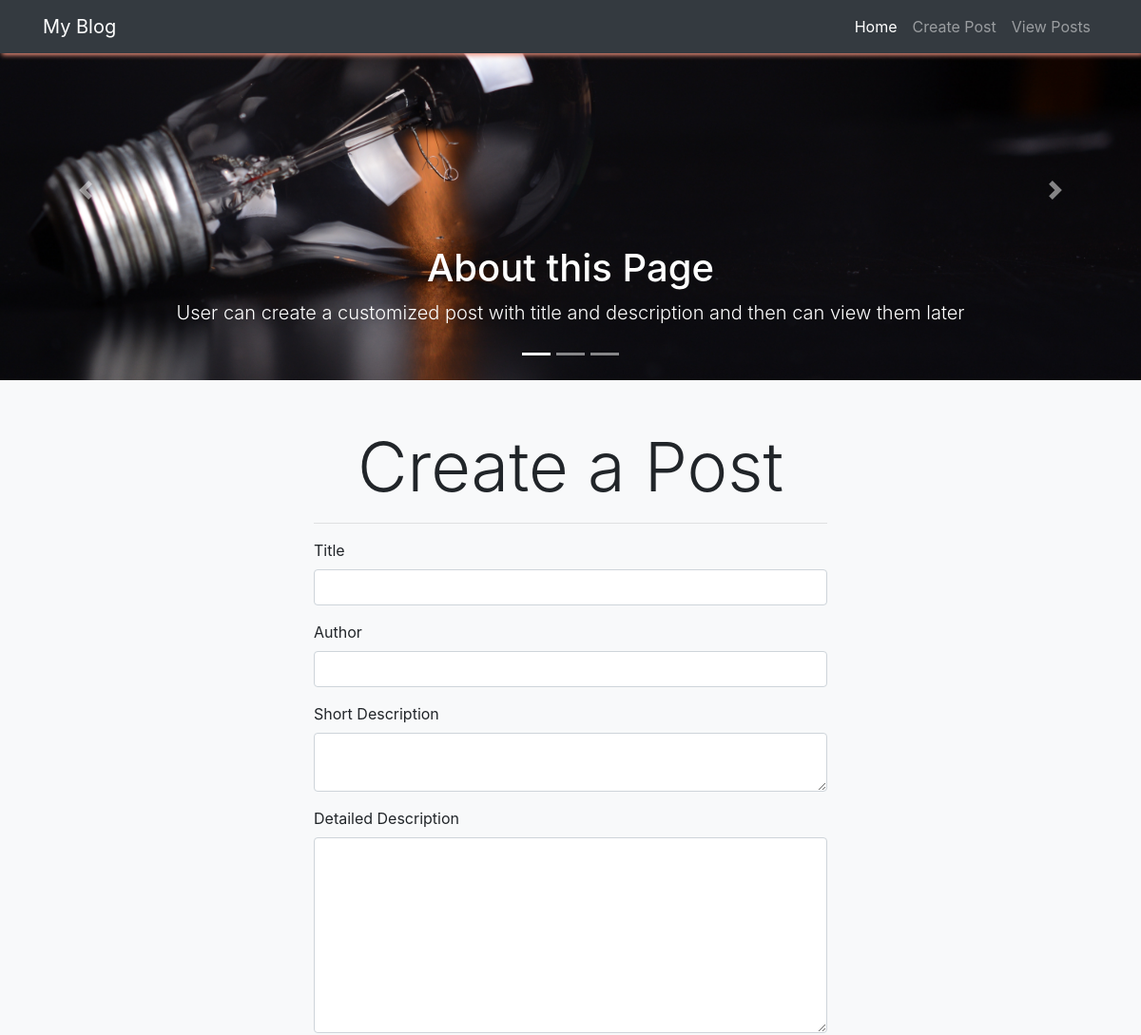
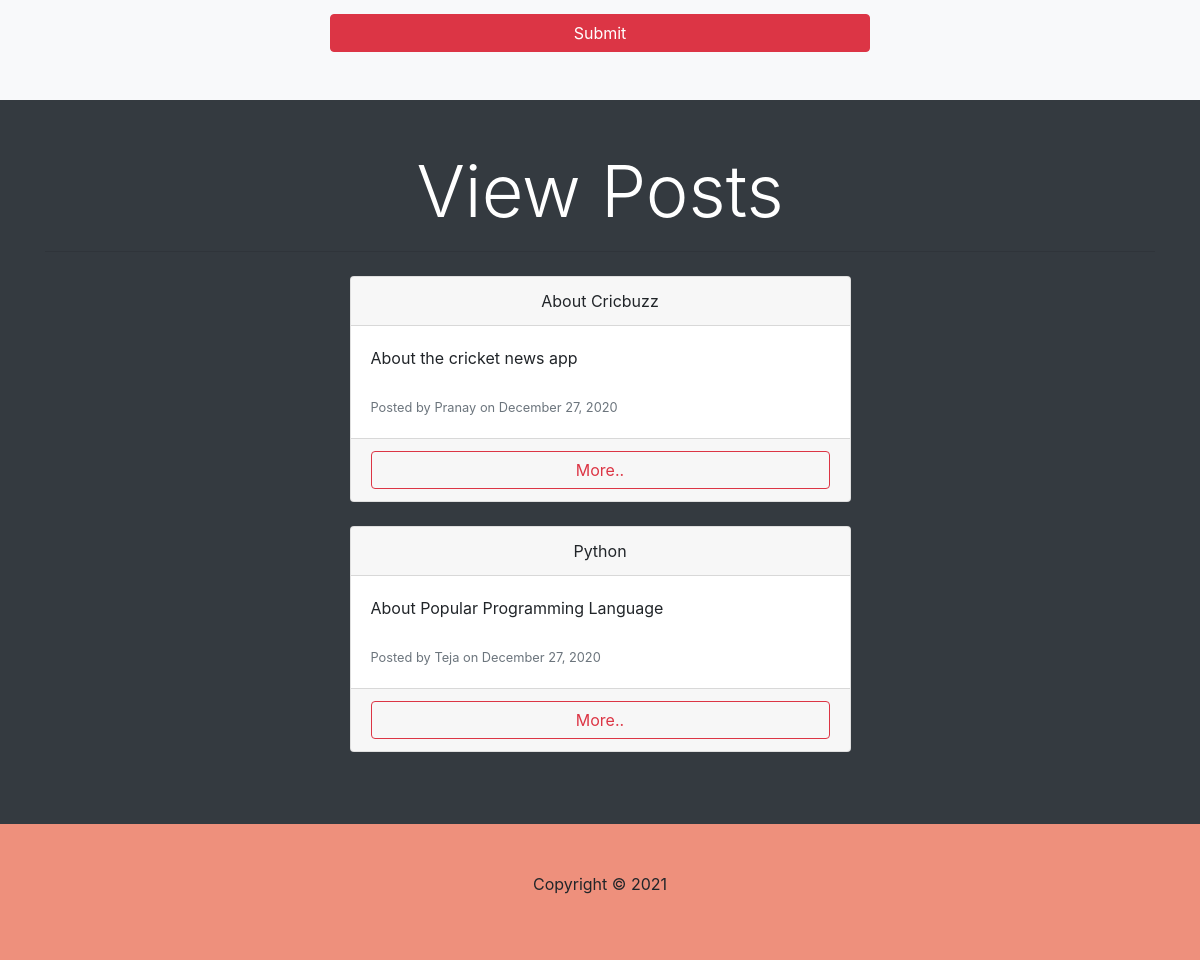
The page / on the database its author committed (2 pictures, top to bottom).
### app.py (models this page shows)
class Post(db.Model):
    id = db.Column(db.Integer, primary_key = True)
    author = db.Column(db.String(50), nullable = False)
    title = db.Column(db.String(50), nullable = False)
    short_description = db.Column(db.String(100), nullable = False)
    detailed_description = db.Column(db.Text)
    date_created = db.Column(db.DateTime, nullable=False, default_value = datetime.utcnow )

### app.py (the view)
@app.route('/', methods=['GET', 'POST'])
def home():
    posts = Post.query.order_by(Post.date_created).all()
    return render_template('home.html', posts=posts)

### templates/home.html (shortened to what this page needs)
{% extends 'base.html' %} {% block body %}
<section id="nav-section">
  <nav
    class="navbar navbar-expand-sm bg-dark navbar-dark fixed-top"
    id="main-nav"
  >
    <div class="container">
      <a href="" class="navbar-brand">My Blog</a>
      <div class="collapse navbar-collapse" id="navbarcollapse">
        <ul class="navbar-nav ml-auto">
          <li class="nav-item">
            <a href="#nav-section" class="nav-link">Home</a>
          </li>
          <li class="nav-item">
            <a href="#create_post" class="nav-link">Create Post</a>
          </li>
          <li class="nav-item">
            <a href="#view_posts" class="nav-link">View Posts</a>
          </li>
        </ul>
      </div>
    </div>
  </nav>
</section>
<section id="carousel">
  <div id="mycarousel" class="carousel slide" data-ride="carousel">
    <ol class="carousel-indicators">
      <li data-target="#mycarousel" data-slide-to="0" class="active"></li>
      <li data-target="#mycarousel" data-slide-to="1"></li>
      <li data-target="#mycarousel" data-slide-to="2"></li>
    </ol>
    <div class="carousel-inner">
      <div class="carousel-item carousel-img-1 active">
        <div class="container">
          <div class="carousel-caption">
            <h1>About this Page</h1>
            <p class="lead d-none d-sm-block">
              User can create a customized post with title and description and
              then can view them later
            </p>
          </div>
        </div>
      </div>
    </div>
    <a href="#mycarousel" class="carousel-control-prev" data-slide="prev">
      <span class="carousel-control-prev-icon"></span>
    </a>
    <a href="#mycarousel" class="carousel-control-next" data-slide="next">
      <span class="carousel-control-next-icon"></span>
    </a>
  </div>
</section>
<section id="create_post" class="py-5 bg-light">
  <div class="container">
    <div class="row">
      <div class="col-md-6 offset-md-3">
        <h1 class="display-3 text-center">Create a Post</h1>
        <hr />
        <form action="{{url_for('add_post')}}" method="POST">
          <div class="form-group">
            <label for="title">Title</label>
            <input type="text" class="form-control" id="title" name="title" />
          </div>
          <div class="form-group">
            <label for="author">Author</label>
            <input type="text" class="form-control" id="author" name="author" />
          </div>
          <div class="form-group">
            <label for="short_description">Short Description</label>
            <textarea
              class="form-control"
              id="short_description"
              name="short_description"
              id=""
              cols="10"
              rows="2"
            ></textarea>
          </div>
          <div class="form-group">
            <label for="detailed_description">Detailed Description</label>
            <textarea
              name="detailed_description"
              id="detailed_description"
              cols="10"
              rows="8"
              class="form-control"
            ></textarea>
          </div>
          <button id="submit" class="btn btn-block btn-danger">Submit</button>
        </form>
      </div>
    </div>
  </div>
</section>
<section id="view_posts" class="py-5 bg-dark">
  <div class="container">
    <h1 class="display-3 text-center text-white">View Posts</h1>
    <hr />
    {% for post in posts%}
    <div class="row m-4">
      <div class="col-md-6 offset-md-3">
        <div class="card">
          <div class="card-header text-center">{{post.title}}</div>
          <div class="card-body">
            {{post.short_description}}
            <br />
            <br />
            <small class="text-muted"
              >Posted by {{post.author}} on {{post.date_created.strftime('%B %d,
              %Y')}}</small
            >
          </div>
          <div class="card-footer text-center">
            <a
              href="{{url_for('display_post', id=post.id )}}"
              class="btn btn-outline-danger btn-block"
            >
              More..
            </a>
          </div>
        </div>
      </div>
    </div>
    {% endfor %}
  </div>
</section>
{% endblock %}

### templates/base.html (shortened to what this page needs)
<!DOCTYPE html>
<html lang="en">
  <head>
    <link
      rel="stylesheet"
      href="https://stackpath.bootstrapcdn.com/bootstrap/4.1.1/css/bootstrap.min.css"
    />
    <link
      rel="stylesheet"
      href="{{url_for('static', filename='css/main.css')}}"
    />
  </head>
  <body data-spy="scroll" data-target=".navbar">
    {% block body %} {% endblock %}
    <footer id="footer" class="p-5 text-center">
      <div class="container">
        <div class="row">
          <div class="col">
            <p>Copyright &copy; <span id="year"></span></p>
          </div>
        </div>
      </div>
    </footer>
  </body>
</html>

### static/css/main.css (style rules this page uses)
.navbar { box-shadow: 2px 2px 5px #ee907c; }
.carousel-item { height: 400px; }
.carousel-img-1 { background: url("../images/image1.jpg"); background-size: cover; background-position: 0 -300px; }
#footer { background-color: #ee907c; }

### rows shown on the page
Post: title "About Cricbuzz", short_description "About the cricket news app", author "Pranay", date_created "December 27, 2020"
Post: title "Python", short_description "About Popular Programming Language", author "Teja", date_created "December 27, 2020"
